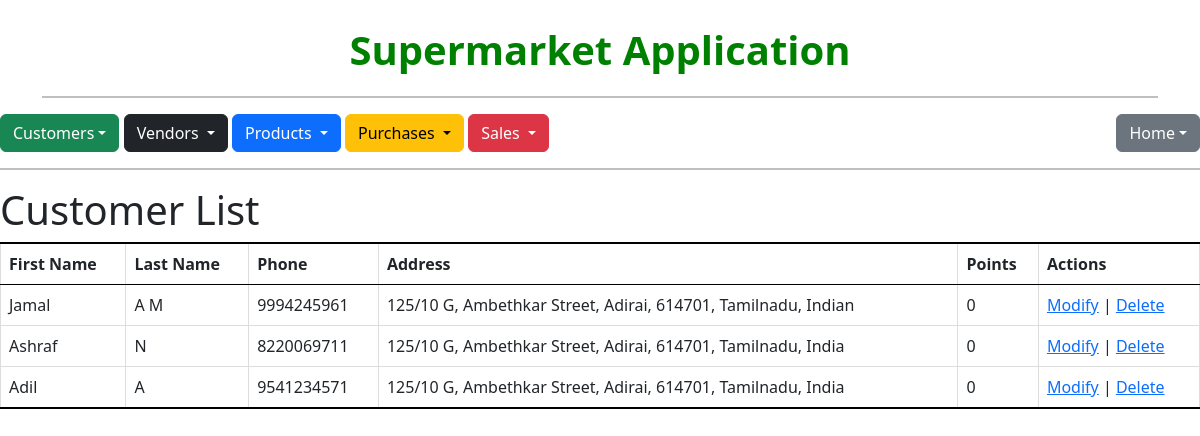
The app's page /customers/ with its own data.
### customers/models.py (models this page shows, shortened)
class Customer(models.Model):
    fname = models.CharField(max_length=25, verbose_name=_('First Name'))
    lname = models.CharField(max_length=25, verbose_name=_('Last Name'))
    phone_number = models.CharField(max_length=10, unique=True, verbose_name=_('Phone Number'))
    loyalty_points = models.IntegerField(default=0, verbose_name=_('Loyalty Points'))
    door_no = models.CharField(max_length=10, verbose_name=_('Door Number'))
    street = models.CharField(max_length=25, verbose_name=_('Street'))
    city = models.CharField(max_length=25, verbose_name=_('City'))
    state = models.CharField(max_length=25, verbose_name=_('State'))
    country = models.CharField(max_length=25, verbose_name=_('Country'))
    pincode = models.CharField(
        max_length=6,
        validators=[RegexValidator('^[0-9]{6}$', _('Invalid postal code'))],
        verbose_name=_('Pincode')
    )
    def get_address(self):
        address_parts = []
        if self.door_no:
            address_parts.append(self.door_no)
        if self.street:
            address_parts.append(self.street)
        if self.city:
            address_parts.append(self.city)
        if self.pincode:
            address_parts.append(self.pincode)
        if self.state:
            address_parts.append(self.state)
        if self.country:
            address_parts.append(self.country)
        return ", ".join(address_parts)

### customers/views.py (the view)
# urls.py: path('', views.customer_list, name='customer_list'),
def customer_list(request):
    customers = Customer.objects.all()
    return render(request, 'customers/customers_list.html', {'customers': customers})

### templates/customers/customers_list.html (shortened to what this page needs)
{% extends 'main.html' %}
{% block content %}
  <h1>Customer List</h1>
  <table class="table">
    <thead>
      <tr>
        <th>First Name</th>
        <th>Last Name</th>
        <th>Phone</th>
        <th>Address</th>
        <th>Points</th>
        <th>Actions</th>
      </tr>
    </thead>
    <tbody>
      {% for customer in customers %}
        <tr>
          <td>{{ customer.fname }}</td>
          <td>{{ customer.lname }}</td>
          <td>{{ customer.phone_number }}</td>
 		  <td>{{ customer.get_address }}</td>
          <td>{{ customer.loyalty_points }}</td>
          <td>
          	<a href="{% url 'customers:customer_edit' customer.id %}">Modify</a> |
            <a href="{% url 'customers:customer_delete' customer.id %}">Delete</a>
          </td>
        </tr>
      {% endfor %}
    </tbody>
  </table>
{% endblock %}

### static/css/styles.css (style rules this page uses)
table { border-collapse: collapse; width: 100%; }
table th, table td { border: 1px solid #ddd; padding: 8px; }
table th { background-color: #f2f2f2; font-weight: bold; border-top: 2px solid black; border-bottom: 1px solid black; border-image: linear-gradient(black, black) 0 0 2px; }
table tr:nth-child(even) { background-color: #f9f9f9; }
table tr:last-child td { border-bottom: 2px solid black; }

### records on screen
Customer: fname "Jamal", lname "A M", phone_number "9994245961", get_address "125/10 G, Ambethkar Street, Adirai, 614701, Tamilnadu, Indian", loyalty_points "0"
Customer: fname "Ashraf", lname "N", phone_number "8220069711", get_address "125/10 G, Ambethkar Street, Adirai, 614701, Tamilnadu, India", loyalty_points "0"
Customer: fname "Adil", lname "A", phone_number "9541234571", get_address "125/10 G, Ambethkar Street, Adirai, 614701, Tamilnadu, India", loyalty_points "0"
